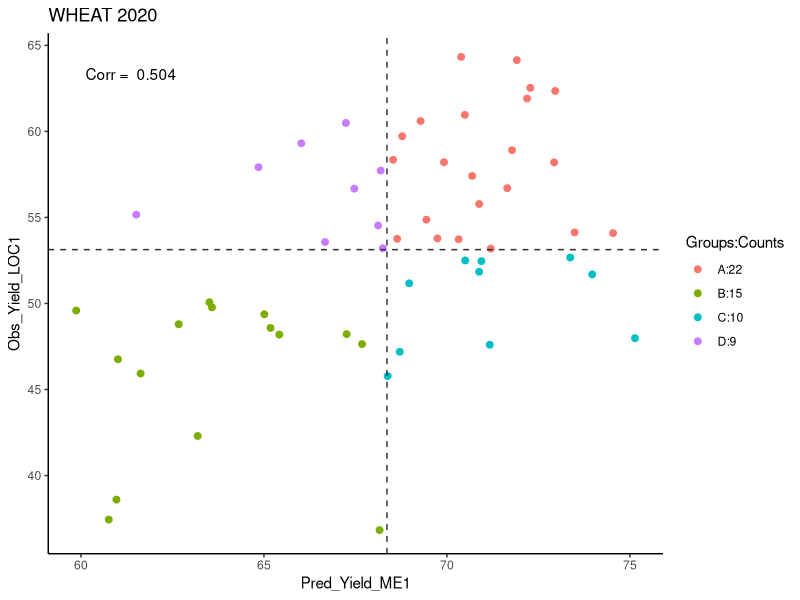
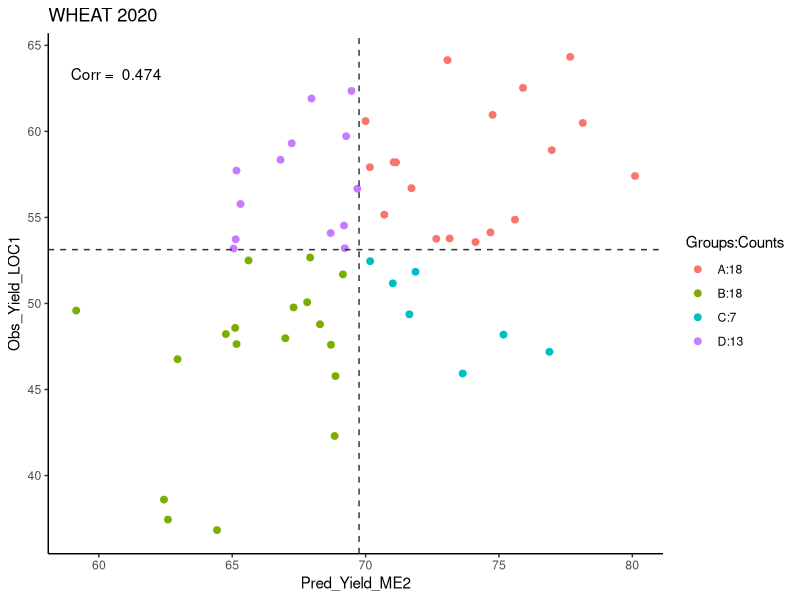
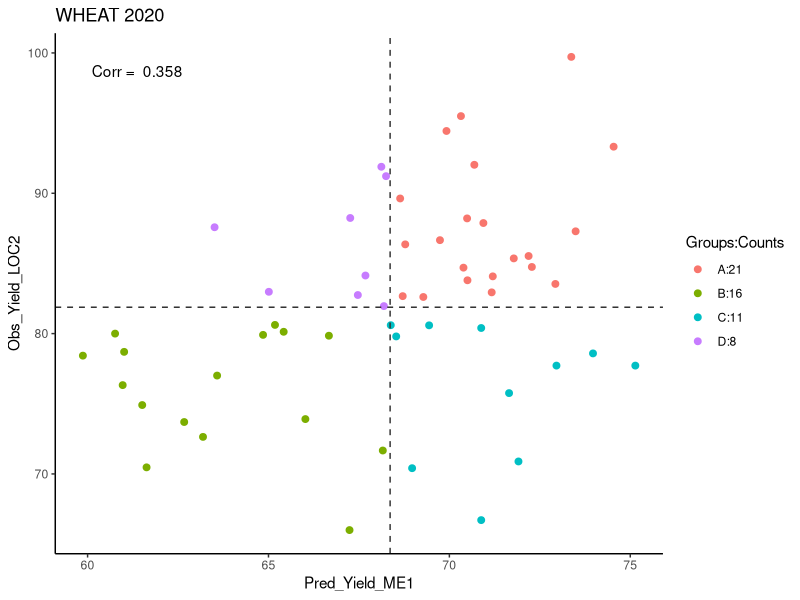
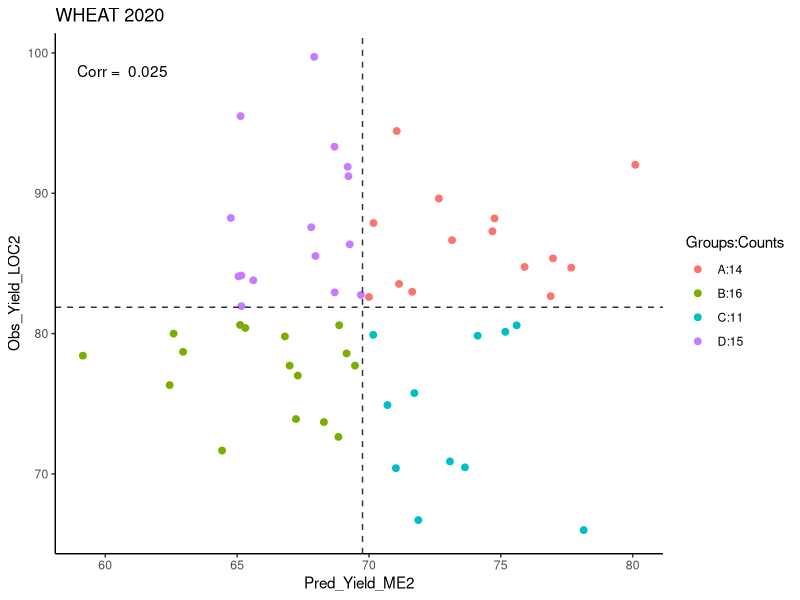
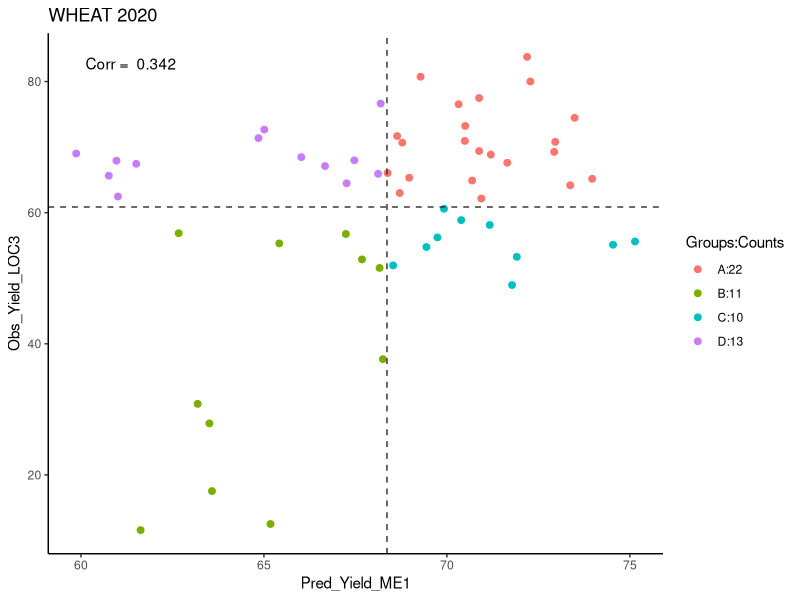
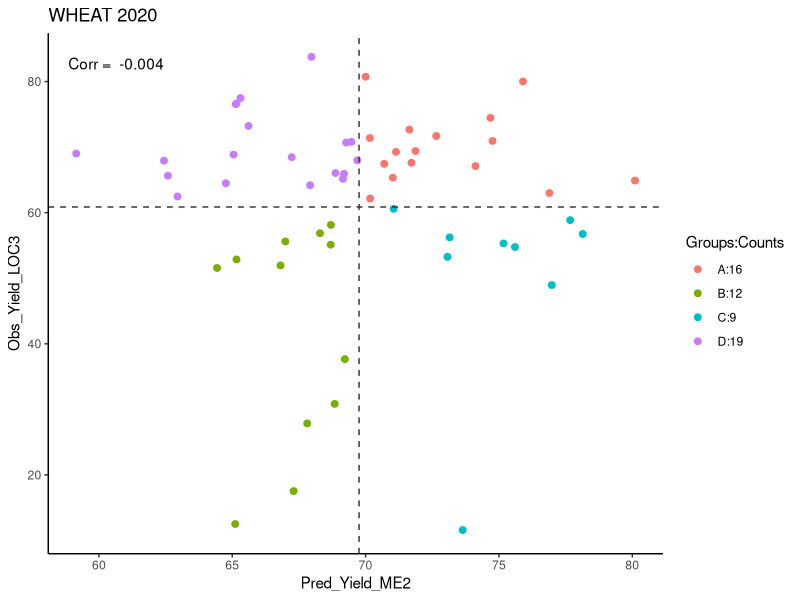
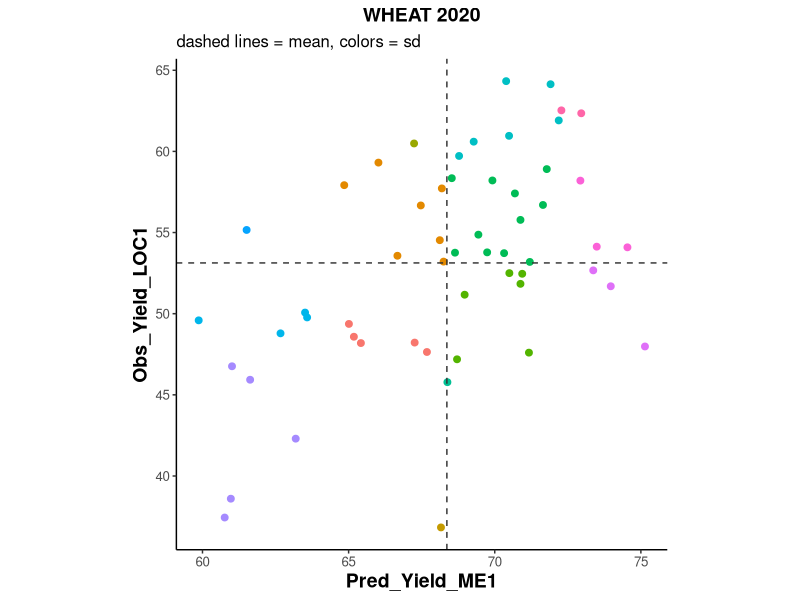
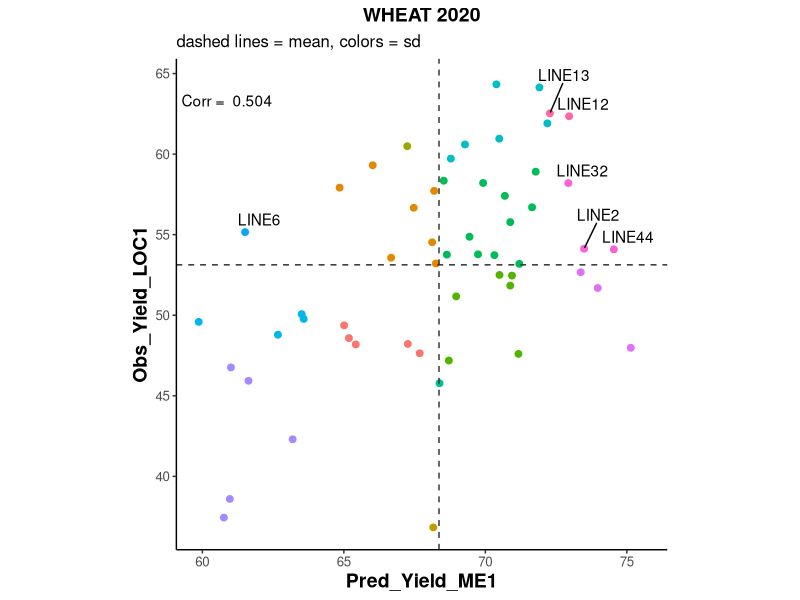

R code for these plots, in order:
## ---- chunk 1
knitr::opts_chunk$set(echo = TRUE)

library(plyr)
library(tidyverse)
library(ggrepel)
library(grid)
library(knitr)
library(gridExtra)
library(kableExtra)
library(here)
## ---- chunk 2
example_data <- read_csv("wheat_obs_pred_example_data.csv", guess_max = 10000, na = c("NA", ""))

glimpse(example_data)

## ---- chunk 3
knitr::opts_chunk$set(fig.width = 8, fig.height = 8)
## ---- chunk 4
#generates plots as you go - can use any lists of x and y
#note that there are two places to modify the function here - in the param calculation, and in the geom_hline and geom_vline

#put the name of the data set in the data title
data_title <- "WHEAT 2020" #CHANGE

#set x and y
x_trait <- c("Pred_Yield_ME1", "Pred_Yield_ME2") #CHANGE - list of x
y_trait <- c("Obs_Yield_LOC1", "Obs_Yield_LOC2", "Obs_Yield_LOC3") #CHANGE - list of y

df <- example_data %>% select(Genotype, all_of(y_trait), all_of(x_trait)) #get the data for x and y

for (j in 1:length(y_trait)) {
  for (i in 1:length(x_trait)) {
    mydf <- as.data.frame(df)
    myfunx <- mean #the function you want to use as the parameter for x
    myfuny <- mean #the function you want to use as the parameter for y
    x <- mydf[,x_trait[i]] #x axis data (predictions)
    y <- mydf[,y_trait[j]] #y axis data (observed)
    param_x <- myfunx(x, na.rm = T) #change to the needed function
    param_y <- myfuny(y, na.rm = T) #change to the needed function
    mycor <- round(cor(x,y, method = c("pearson"), use = "pairwise.complete.obs"), digits = 3)
    mycor_text <- paste("Corr = ", mycor)
    mydf <- mydf %>% mutate(., param = ifelse(x >= param_x & y >= param_y, "A", 
                                ifelse(x < param_x & y < param_y, "B", 
                                ifelse(x >= param_x & y < param_y, "C", 
                                ifelse(x < param_x & y >= param_y, "D", "NA")))))
    counts <- table(mydf$param, useNA = "always") #generate counts for the plot legend
    labels <- paste(names(counts), counts, sep=":") #generate labels for the plot legend
    #make plots
    plot <- ggplot(mydf, aes(x, y)) +
    theme_classic() +
    geom_point(aes(color = param), 
               alpha = 1, 
               size = 2, 
               show.legend = T) +
    geom_hline(yintercept = myfuny(y, na.rm = T), color = "gray20", linetype = 2) +
    geom_vline(xintercept = myfunx(x, na.rm = T), color = "gray20", linetype = 2) +
    labs(title = data_title, x = x_trait[i], y = y_trait[j]) +
    scale_color_discrete(name ="Groups:Counts", labels = labels) +
    annotate("text", x = min(x, na.rm = T) + 1.5, y = max(y, na.rm = T) - 1, label = mycor_text)
  
    print(plot)
    #if you have multiple traits in the y_trait set, change y_trait below to y_trait[j]
    ggsave(plot, file = paste0("plots", y_trait[j], "-", x_trait[i], ".pdf"), height = 8, width = 8)
    
    mydf <- mydf %>% rename_at(vars(contains("param")), list(~paste(y_trait[j], x_trait[i], sep = ".")))
    df <- mydf
  }
}

## ---- chunk 5
#this function calculates the basic stats for selected x and y
fun.calculate.stats <- function(x, y) {
  mean_x = mean(x, na.rm = T)
  mean_y = mean(y, na.rm = T)
  min_x = min(x, na.rm = T)
  max_y = max(y, na.rm = T)
  sd_x = sd(x, na.rm = T)
  sd_y = sd(y, na.rm = T)
  Q3_x = mean_x + sd_x
  Q3_y = mean_y + sd_y
  Q1_x = mean_x - sd_x
  Q1_y = mean_y - sd_y
  corr_work_data = round(cor(x,y, method = c("pearson"), use = "pairwise.complete.obs"), digits = 3)
  return_list <- list(
    "mean_x" = mean_x,
    "mean_y" = mean_y,
    "min_x" = min_x,
    "max_y" = max_y,
    "sd_x" = sd_x,
    "sd_y" = sd_y,
    "Q3_x" = Q3_x,
    "Q3_y" = Q3_y,
    "Q1_x" = Q1_x,
    "Q1_y" = Q1_y,
    "corr_work_data" = corr_work_data)
  return(return_list)
}

#this function removes the stats from the global environment
fun.CleanEnvir <- function() {
    rm(list = c("data_title", "x", "y", "x_trait", "y_trait", "x_label", "y_label", "mean_x", "mean_y", "min_x", "max_y", "sd_x", "sd_y", "Q3_x", "Q3_y", "Q1_x", "Q1_y", "corr_work_data", "out", "best", "worst", "which_best", "which_worst", "my_text"), pos = ".GlobalEnv")
}

#this function generates groupings using the mean and sd output from calculate.stats
#this function uses requires the data frame, x, and y
#in this function high values are good (yield, test weight)
fun.generate.groups1 <- function(df, x, y) {
  out <- fun.calculate.stats(x, y)
  mean_x = as.numeric(out[1])
  mean_y = as.numeric(out[2])
  Q1_x = as.numeric(out[9])
  Q1_y = as.numeric(out[10])
  Q3_x = as.numeric(out[7])
  Q3_y = as.numeric(out[8])
  df$cond2 <- NA
  df$cond2[which(x > Q3_x & y > Q3_y)] <- "PredVG_ObsVG"
  df$cond2[which((between(x, mean_x, Q3_x)) & (between(y, mean_y, Q3_y)))] <- "PredG_ObsG"
  df$cond2[which(x < Q1_x & y < Q1_y)] <- "PredVB_ObsVB" 
  df$cond2[which((between(x, Q1_x, mean_x)) & (between(y, Q1_y, mean_y)))] <- "PredB_ObsB" 
  df$cond2[which((between(x, Q1_x, mean_x)) & (y < Q1_y))] <- "PredB_ObsVB" 
  df$cond2[which((x < Q1_x) & (between(y, Q1_y, mean_y)))] <- "PredVB_ObsB" 
  df$cond2[which((between(x, mean_x, Q3_x)) & (y > Q3_y))] <- "PredG_ObsVG" 
  df$cond2[which((x > Q3_x) & (between(y, mean_y, Q3_y)))] <- "PredVG_ObsG" 
  df$cond2[which((between(x, mean_x, Q3_x)) & (between(y, Q1_y, mean_y)))] <- "PredG_ObsB" 
  df$cond2[which((between(x, mean_x, Q3_x)) & (y < Q1_y))] <- "PredG_ObsVB" 
  df$cond2[which((Q3_x < x) & (between(y, Q1_y, mean_y)))] <- "PredVG_ObsB" 
  df$cond2[which((Q3_x < x) & (y < Q1_y))] <- "PredVG_ObsVB" 
  df$cond2[which((x < Q1_x) & (between(y, mean_y, Q3_y)))] <- "PredVB_ObsG" 
  df$cond2[which((between(x, Q1_x, mean_x)) & (y > Q3_y))] <- "PredB_ObsVG" 
  df$cond2[which((x < Q1_x) & (y > Q3_y))] <- "PredVB_ObsVG" 
  df$cond2[which((between(x, Q1_x, mean_x)) & (between(y, mean_y, Q3_y)))] <- "PredB_ObsG" 
return(df)
}

## ---- chunk 6
#use results="hide" to run the code but not display the result from lapply
work_data <- as.data.frame(example_data)

#select variables for x and y 
data_title <- "WHEAT 2020" #CHANGE
x_trait <- "Pred_Yield_ME1" #CHANGE
y_trait <- "Obs_Yield_LOC1" #CHANGE

x <- work_data[, x_trait] #x axis data goes here (predictions)
y <- work_data[, y_trait] #y axis data goes here (observed)

x_label <- colnames(work_data)[match(x_trait,names(work_data))] #this is the column label with the x axis data
y_label <- colnames(work_data)[match(y_trait,names(work_data))] #this is the column label with the y axis data

out <- fun.calculate.stats(x, y)
#need to send the output from the function to the environment so you can use the variables
lapply(seq_along(out), function(i) assign(names(out)[i], out[[i]], envir = .GlobalEnv))

my_text <- paste("Corr = ", corr_work_data) #add the correlation as text if desired

work_data <- fun.generate.groups1(work_data, work_data[[x_trait]], work_data[[y_trait]])
table(work_data$cond2) #look at the table to determine which groups you want to include as the "worst" or "best" for labeling

#make a plot with these groupings, assign a color to each group, highlight the selections
gg1 <- ggplot(work_data, aes(x, y)) +
  theme_classic() +
  theme(text = element_text(colour = "black", size = 12), aspect.ratio = 1) + 
  geom_point(aes(color = cond2), alpha = 1, size = 2, show.legend = F) +
  scale_x_continuous(breaks = pretty(x, n = 5)) +
  scale_y_continuous(breaks = pretty(y, n = 5)) +
  geom_hline(yintercept = mean(y, na.rm = T), color = "gray20", linetype = 2) +
  geom_vline(xintercept = mean(x, na.rm = T), color = "gray20", linetype = 2) +
  labs(x = x_label, y = y_label, title = data_title, color = "Group", subtitle = "dashed lines = mean, colors = sd") +
  theme(plot.title = element_text(size=14, face="bold", hjust = 0.5)) +
  theme(axis.title.x = element_text(size=14, face="bold")) +
  theme(axis.title.y = element_text(size=14, face="bold"))
gg1

worst <- work_data[work_data$cond2 %in% c("PredVB_ObsVG", "PredVB_ObsG"),] #these are the "worst" mistakes that you want to look at, where predictions are farthest off from observed or vice versa
which_worst <- worst$Genotype #get the varieties in these groups
which_worst

best <- work_data[work_data$cond2 %in% c("PredVG_ObsVG", "PredVG_ObsG"),]
which_best <- best$Genotype #get the varieties in these groups
which_best

#label the specific points by genotype and add the correlation value to the plot; may need to adjust the x and y nudge values to make the labels look better
p1 <- gg1 + 
  geom_text_repel(aes(label=ifelse(Genotype %in% worst$Genotype, as.character(Genotype),'')), nudge_x = 0.5, nudge_y = 0.2, direction = "y") + 
  geom_text_repel(aes(label=ifelse(Genotype %in% best$Genotype, as.character(Genotype),'')), nudge_x = 0.5, nudge_y = 0.2, direction = "y") +
  annotate("text", x = min_x + 1, y = max_y - 1, label = my_text)
p1

ggsave(p1, file = "plotsObsLOC1_PredME1_yield_label.pdf", height = 10, width = 8)


fun.CleanEnvir()

## ---- chunk 7
sessionInfo()
